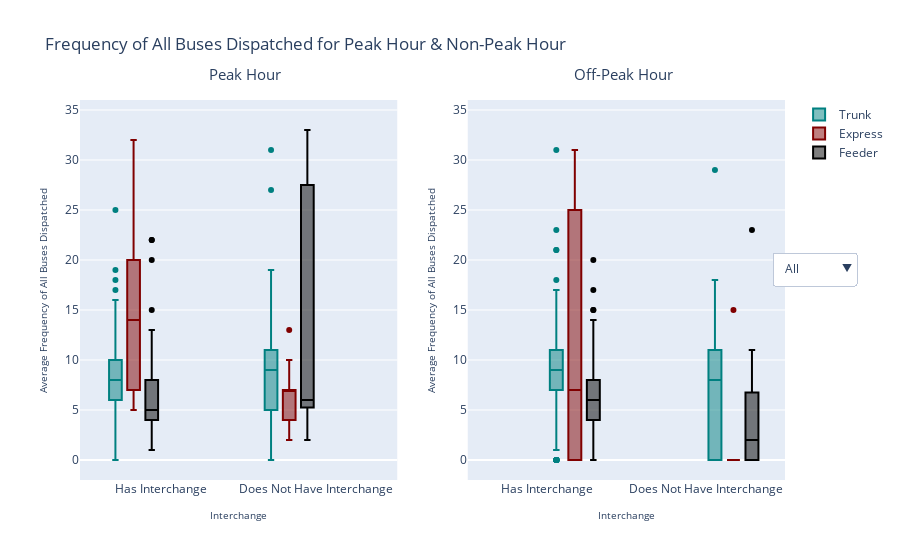

Notebook cell for this chart:
### Code cell
#Filter rows of data that Category matches only Trunk, Feeder, Express
specific_category=merged1[merged1["Category"].isin(["TRUNK","FEEDER","EXPRESS"])]

#Get maximum distance of route from every bus service number & direction to collect frequency of buses dispatched 
#For each individual bus route and direction (both peak hour and non-peak hour)
max_freqOfBusDispatched_peakhr=[]
# max_freqOfBusDispatched_peakhrWOut_Int=[]
max_freqOfBusDispatched_offpeakhr=[]
# max_freqOfBusDispatched_offpeakhrWOut_Int=[]
unique_serviceno=specific_category.index.get_level_values(0).unique()
for unique_service in unique_serviceno:
    first_lvl_index1=specific_category[specific_category.index.get_level_values(0)==unique_service]
    second_lvl_index1=first_lvl_index1.index.get_level_values(1).unique()
    for index in second_lvl_index1:
        result1=specific_category.loc[(unique_service,index)][["Category","Freq_of_Buses_during_Peak_Period","Distance","Interchange"]].max()
        result2=specific_category.loc[(unique_service,index)][["Category","Freq_of_Buses_during_OffPeak_Period","Distance","Interchange"]].max()
        temp_dict1={'Category':result1["Category"], "Distance":result1["Distance"], "Freq_of_Buses_during_Peak_Period":result1["Freq_of_Buses_during_Peak_Period"],"Interchange":result1["Interchange"]}
        temp_dict2={'Category':result2["Category"], "Distance":result2["Distance"], "Freq_of_Buses_during_OffPeak_Period":result2["Freq_of_Buses_during_OffPeak_Period"],"Interchange":result2["Interchange"]}
        max_freqOfBusDispatched_peakhr.append(temp_dict1)
        max_freqOfBusDispatched_offpeakhr.append(temp_dict2)

#Convert list to pandas dataframe
ds1 = pd.concat([pd.DataFrame([row], columns=["Category","Freq_of_Buses_during_Peak_Period","Distance","Interchange"]) for row in max_freqOfBusDispatched_peakhr], ignore_index=True)
ds2 = pd.concat([pd.DataFrame([row], columns=["Category","Freq_of_Buses_during_OffPeak_Period","Distance","Interchange"]) for row in max_freqOfBusDispatched_offpeakhr], ignore_index=True)

print("Peak Period")
display(ds1)
print("Off-Peak Period")
display(ds2)

#Create the figures
fig3=make_subplots(rows=1,cols=2)
fig3.add_trace(go.Box(
    y=ds1[ds1["Category"]=="TRUNK"]["Freq_of_Buses_during_Peak_Period"],
    x=ds1[ds1["Category"]=="TRUNK"]["Interchange"],
    name='Trunk',
    marker_color='teal'
), row=1, col=1)
fig3.add_trace(go.Box(
    y=ds1[ds1["Category"]=="EXPRESS"]["Freq_of_Buses_during_Peak_Period"],
    x=ds1[ds1["Category"]=="EXPRESS"]["Interchange"],
    name='Express',
    marker_color='maroon'
), row=1, col=1)
fig3.add_trace(go.Box(
    y=ds1[ds1["Category"]=="FEEDER"]["Freq_of_Buses_during_Peak_Period"],
    x=ds1[ds1["Category"]=="FEEDER"]["Interchange"],
    name='Feeder',
    marker_color='black'
), row=1, col=1)


fig3.add_trace(go.Box(
    y=ds2[ds2["Category"]=="TRUNK"]["Freq_of_Buses_during_OffPeak_Period"],
    x=ds2[ds2["Category"]=="TRUNK"]["Interchange"],
    marker_color='teal',
    showlegend=False
), row=1, col=2)
fig3.add_trace(go.Box(
    y=ds2[ds2["Category"]=="EXPRESS"]["Freq_of_Buses_during_OffPeak_Period"],
    x=ds2[ds2["Category"]=="EXPRESS"]["Interchange"],
    marker_color='maroon',
    showlegend=False
), row=1, col=2)
fig3.add_trace(go.Box(
    y=ds2[ds2["Category"]=="FEEDER"]["Freq_of_Buses_during_OffPeak_Period"],
    x=ds2[ds2["Category"]=="FEEDER"]["Interchange"],
    marker_color='black',
    showlegend=False
), row=1, col=2)

#Group together boxes for each value of x
fig3.update_layout(
    boxmode='group',
)

#Create the dropdown
dropdown_buttons=[
    {'label':'All','method':'update','args':[{'visible':[True, True, True]},{'title':'Frequency of All Buses Dispatched for Peak Hour & Non-Peak Hour'}]},
    {'label':'Trunk','method':'update','args':[{'visible':[True, False, False]},{'title':'Frequency of Trunk Buses Dispatched for Peak Hour & Non-Peak Hour'}]},
    {'label':'Express','method':'update','args':[{'visible':[False, True, False]},{'title':'Frequency of Express Buses Dispatched for Peak Hour & Non-Peak Hour'}]},
    {'label':'Feeder','method':'update','args':[{'visible':[False, False,True]},{'title':'Frequency of Feeder Buses Dispatched for Peak Hour & Non-Peak Hour'}]}
]

#Add dropdown to the figure
fig3.update_layout({
    'updatemenus':[{
        'type':'dropdown',
        'x':1.1,
        'y':0.6,
        'showactive':True,
        'active':0,
        'buttons':dropdown_buttons
    }]
})

fig3.update_yaxes(range=[-2, 36], title_text="Average Frequency of All Buses Dispatched", title=dict(font=dict(size=10)))
fig3.update_xaxes(title_text='Interchange',title=dict(font=dict(size=10)))
fig3.update_layout(annotations=[
        dict(text='Peak Hour', x=0.18, xref='paper', y=1.10, yref='paper', align='center', showarrow=False, font=dict(size=15)),
        dict(text='Off-Peak Hour', x=0.77, xref='paper', y=1.1, yref='paper', align='center', showarrow=False, xanchor='center', xshift=0.5, font=dict(size=15))
    ],title='Frequency of All Buses Dispatched for Peak Hour & Non-Peak Hour')
fig3.show()

### Figure 1 — Plotly figure (JSON) as saved in the notebook; plotly's stock layout.template omitted (floating-point values rounded to 4 significant figures; data arrays with more than 128 entries replaced by an {"elided": "..."} marker saying what was removed)
{"data": [{"marker": {"color": "teal"}, "name": "Trunk", "type": "box", "x": {"elided": "501 str values"}, "xaxis": "x", "y": {"elided": "501 int values"}, "yaxis": "y"}, {"marker": {"color": "maroon"}, "name": "Express", "type": "box", "x": ["Does Not Have Interchange", "Does Not Have Interchange", "Has Interchange", "Has Interchange", "Has Interchange", "Has Interchange", "Does Not Have Interchange", "Does Not Have Interchange", "Has Interchange", "Has Interchange", "Has Interchange", "Has Interchange", "Has Interchange", "Has Interchange", "Has Interchange", "Has Interchange", "Has Interchange", "Does Not Have Interchange", "Does Not Have Interchange", "Has Interchange", "Has Interchange", "Does Not Have Interchange", "Does Not Have Interchange", "Has Interchange", "Has Interchange", "Does Not Have Interchange", "Does Not Have Interchange", "Has Interchange", "Has Interchange", "Does Not Have Interchange", "Does Not Have Interchange", "Does Not Have Interchange", "Does Not Have Interchange", "Does Not Have Interchange", "Does Not Have Interchange", "Does Not Have Interchange", "Does Not Have Interchange", "Does Not Have Interchange", "Does Not Have Interchange", "Has Interchange", "Has Interchange", "Does Not Have Interchange", "Does Not Have Interchange", "Has Interchange", "Has Interchange", "Has Interchange", "Does Not Have Interchange", "Has Interchange", "Has Interchange", "Does Not Have Interchange", "Does Not Have Interchange", "Has Interchange", "Has Interchange", "Has Interchange", "Has Interchange", "Has Interchange", "Has Interchange", "Does Not Have Interchange", "Does Not Have Interchange", "Has Interchange", "Has Interchange", "Does Not Have Interchange", "Does Not Have Interchange"], "xaxis": "x", "y": [5, 5, 20, 20, 20, 20, 6, 6, 7, 7, 25, 25, 6, 6, 32, 14, 7, 4, 4, 6, 6, 13, 10, 14, 14, 3, 7, 16, 15, 5, 7, 3, 7, 10, 7, 7, 7, 4, 7, 7, 7, 2, 7, 20, 20, 7, 7, 5, 6, 3, 7, 25, 25, 32, 15, 10, 15, 3, 5, 6, 6, 7, 7], "yaxis": "y"}, {"marker": {"color": "black"}, "name": "Feeder", "type": "box", "x": ["Has Interchange", "Has Interchange", "Does Not Have Interchange", "Has Interchange", "Has Interchange", "Has Interchange", "Has Interchange", "Has Interchange", "Has Interchange", "Has Interchange", "Has Interchange", "Has Interchange", "Has Interchange", "Has Interchange", "Does Not Have Interchange", "Has Interchange", "Does Not Have Interchange", "Has Interchange", "Has Interchange", "Has Interchange", "Has Interchange", "Has Interchange", "Has Interchange", "Has Interchange", "Has Interchange", "Does Not Have Interchange", "Does Not Have Interchange", "Does Not Have Interchange", "Does Not Have Interchange", "Has Interchange", "Has Interchange", "Has Interchange", "Has Interchange", "Has Interchange", "Has Interchange", "Has Interchange", "Has Interchange", "Has Interchange", "Has Interchange", "Has Interchange", "Has Interchange", "Has Interchange", "Has Interchange", "Does Not Have Interchange", "Has Interchange", "Has Interchange", "Has Interchange", "Has Interchange", "Has Interchange", "Has Interchange", "Has Interchange", "Has Interchange", "Has Interchange", "Has Interchange", "Has Interchange", "Has Interchange", "Has Interchange", "Does Not Have Interchange", "Has Interchange", "Has Interchange", "Has Interchange", "Has Interchange", "Has Interchange", "Has Interchange", "Has Interchange", "Has Interchange", "Has Interchange", "Has Interchange", "Has Interchange", "Has Interchange", "Has Interchange", "Has Interchange", "Has Interchange", "Has Interchange", "Has Interchange", "Has Interchange", "Has Interchange", "Has Interchange", "Has Interchange", "Has Interchange", "Has Interchange", "Has Interchange", "Has Interchange", "Has Interchange", "Has Interchange", "Has Interchange", "Has Interchange", "Has Interchange", "Has Interchange", "Has Interchange", "Has Interchange", "Does Not Have Interchange", "Does Not Have Interchange", "Has Interchange", "Has Interchange", "Has Interchange", "Has Interchange"], "xaxis": "x", "y": [4, 13, 33, 3, 4, 3, 4, 8, 7, 9, 5, 6, 2, 6, 2, 4, 2, 6, 4, 4, 4, 4, 4, 7, 5, 6, 14, 33, 32, 4, 8, 8, 7, 7, 4, 5, 3, 8, 4, 10, 4, 6, 3, 6, 5, 10, 8, 7, 9, 9, 10, 7, 5, 7, 6, 10, 8, 10, 10, 8, 8, 7, 11, 4, 5, 5, 4, 5, 4, 4, 6, 3, 3, 2, 4, 2, 5, 7, 7, 5, 1, 5, 22, 9, 3, 22, 5, 2, 20, 2, 15, 5, 6, 6, 12, 6, 5], "yaxis": "y"}, {"marker": {"color": "teal"}, "showlegend": false, "type": "box", "x": {"elided": "501 str values"}, "xaxis": "x2", "y": {"elided": "501 int values"}, "yaxis": "y2"}, {"marker": {"color": "maroon"}, "showlegend": false, "type": "box", "x": ["Does Not Have Interchange", "Does Not Have Interchange", "Has Interchange", "Has Interchange", "Has Interchange", "Has Interchange", "Does Not Have Interchange", "Does Not Have Interchange", "Has Interchange", "Has Interchange", "Has Interchange", "Has Interchange", "Has Interchange", "Has Interchange", "Has Interchange", "Has Interchange", "Has Interchange", "Does Not Have Interchange", "Does Not Have Interchange", "Has Interchange", "Has Interchange", "Does Not Have Interchange", "Does Not Have Interchange", "Has Interchange", "Has Interchange", "Does Not Have Interchange", "Does Not Have Interchange", "Has Interchange", "Has Interchange", "Does Not Have Interchange", "Does Not Have Interchange", "Does Not Have Interchange", "Does Not Have Interchange", "Does Not Have Interchange", "Does Not Have Interchange", "Does Not Have Interchange", "Does Not Have Interchange", "Does Not Have Interchange", "Does Not Have Interchange", "Has Interchange", "Has Interchange", "Does Not Have Interchange", "Does Not Have Interchange", "Has Interchange", "Has Interchange", "Has Interchange", "Does Not Have Interchange", "Has Interchange", "Has Interchange", "Does Not Have Interchange", "Does Not Have Interchange", "Has Interchange", "Has Interchange", "Has Interchange", "Has Interchange", "Has Interchange", "Has Interchange", "Does Not Have Interchange", "Does Not Have Interchange", "Has Interchange", "Has Interchange", "Does Not Have Interchange", "Does Not Have Interchange"], "xaxis": "x2", "y": [0, 0, 25, 20, 20, 20, 0, 0, 0, 0, 30, 25, 0, 0, 28, 30, 0, 0, 0, 0, 0, 15, 0, 15, 16, 0, 0, 14, 0, 0, 0, 0, 0, 0, 0, 0, 0, 0, 0, 0, 0, 0, 0, 20, 25, 0, 0, 0, 0, 0, 0, 30, 25, 31, 28, 0, 0, 0, 0, 0, 0, 0, 0], "yaxis": "y2"}, {"marker": {"color": "black"}, "showlegend": false, "type": "box", "x": ["Has Interchange", "Has Interchange", "Does Not Have Interchange", "Has Interchange", "Has Interchange", "Has Interchange", "Has Interchange", "Has Interchange", "Has Interchange", "Has Interchange", "Has Interchange", "Has Interchange", "Has Interchange", "Has Interchange", "Does Not Have Interchange", "Has Interchange", "Does Not Have Interchange", "Has Interchange", "Has Interchange", "Has Interchange", "Has Interchange", "Has Interchange", "Has Interchange", "Has Interchange", "Has Interchange", "Does Not Have Interchange", "Does Not Have Interchange", "Does Not Have Interchange", "Does Not Have Interchange", "Has Interchange", "Has Interchange", "Has Interchange", "Has Interchange", "Has Interchange", "Has Interchange", "Has Interchange", "Has Interchange", "Has Interchange", "Has Interchange", "Has Interchange", "Has Interchange", "Has Interchange", "Has Interchange", "Does Not Have Interchange", "Has Interchange", "Has Interchange", "Has Interchange", "Has Interchange", "Has Interchange", "Has Interchange", "Has Interchange", "Has Interchange", "Has Interchange", "Has Interchange", "Has Interchange", "Has Interchange", "Has Interchange", "Does Not Have Interchange", "Has Interchange", "Has Interchange", "Has Interchange", "Has Interchange", "Has Interchange", "Has Interchange", "Has Interchange", "Has Interchange", "Has Interchange", "Has Interchange", "Has Interchange", "Has Interchange", "Has Interchange", "Has Interchange", "Has Interchange", "Has Interchange", "Has Interchange", "Has Interchange", "Has Interchange", "Has Interchange", "Has Interchange", "Has Interchange", "Has Interchange", "Has Interchange", "Has Interchange", "Has Interchange", "Has Interchange", "Has Interchange", "Has Interchange", "Has Interchange", "Has Interchange", "Has Interchange", "Has Interchange", "Does Not Have Interchange", "Does Not Have Interchange", "Has Interchange", "Has Interchange", "Has Interchange", "Has Interchange"], "xaxis": "x2", "y": [4, 0, 23, 3, 4, 3, 4, 8, 7, 8, 5, 7, 2, 7, 0, 3, 2, 6, 3, 3, 3, 3, 5, 9, 6, 7, 0, 0, 0, 4, 15, 9, 7, 9, 5, 5, 4, 9, 5, 10, 3, 6, 5, 0, 5, 10, 9, 8, 9, 9, 11, 8, 5, 7, 7, 8, 8, 11, 10, 8, 8, 15, 12, 4, 5, 6, 4, 5, 5, 5, 6, 4, 3, 2, 4, 4, 5, 5, 3, 7, 1, 6, 0, 10, 3, 20, 6, 8, 0, 2, 17, 5, 6, 6, 14, 6, 7], "yaxis": "y2"}], "layout": {"annotations": [{"align": "center", "font": {"size": 15}, "showarrow": false, "text": "Peak Hour", "x": 0.18, "xref": "paper", "y": 1.1, "yref": "paper"}, {"align": "center", "font": {"size": 15}, "showarrow": false, "text": "Off-Peak Hour", "x": 0.77, "xanchor": "center", "xref": "paper", "xshift": 0.5, "y": 1.1, "yref": "paper"}], "boxmode": "group", "title": {"text": "Frequency of All Buses Dispatched for Peak Hour & Non-Peak Hour"}, "updatemenus": [{"active": 0, "buttons": [{"args": [{"visible": [true, true, true]}, {"title": "Frequency of All Buses Dispatched for Peak Hour & Non-Peak Hour"}], "label": "All", "method": "update"}, {"args": [{"visible": [true, false, false]}, {"title": "Frequency of Trunk Buses Dispatched for Peak Hour & Non-Peak Hour"}], "label": "Trunk", "method": "update"}, {"args": [{"visible": [false, true, false]}, {"title": "Frequency of Express Buses Dispatched for Peak Hour & Non-Peak Hour"}], "label": "Express", "method": "update"}, {"args": [{"visible": [false, false, true]}, {"title": "Frequency of Feeder Buses Dispatched for Peak Hour & Non-Peak Hour"}], "label": "Feeder", "method": "update"}], "showactive": true, "type": "dropdown", "x": 1.1, "y": 0.6}], "xaxis": {"anchor": "y", "domain": [0, 0.45], "title": {"font": {"size": 10}, "text": "Interchange"}}, "xaxis2": {"anchor": "y2", "domain": [0.55, 1], "title": {"font": {"size": 10}, "text": "Interchange"}}, "yaxis": {"anchor": "x", "domain": [0, 1], "range": [-2, 36], "title": {"font": {"size": 10}, "text": "Average Frequency of All Buses Dispatched"}}, "yaxis2": {"anchor": "x2", "domain": [0, 1], "range": [-2, 36], "title": {"font": {"size": 10}, "text": "Average Frequency of All Buses Dispatched"}}}}
